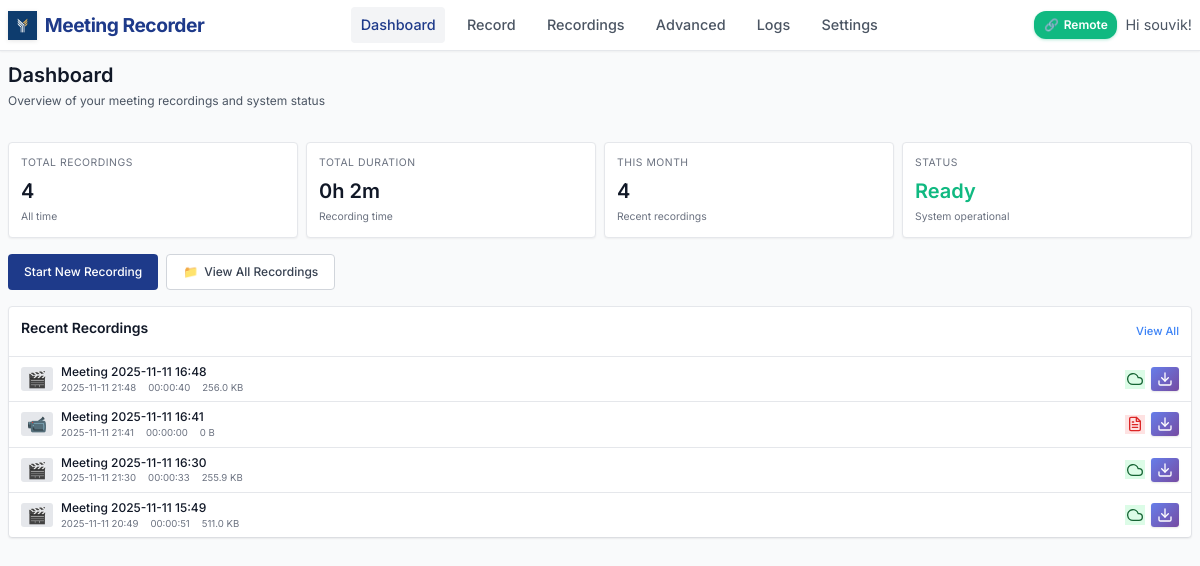
Page /dashboard (signed in) on the earlier database version.
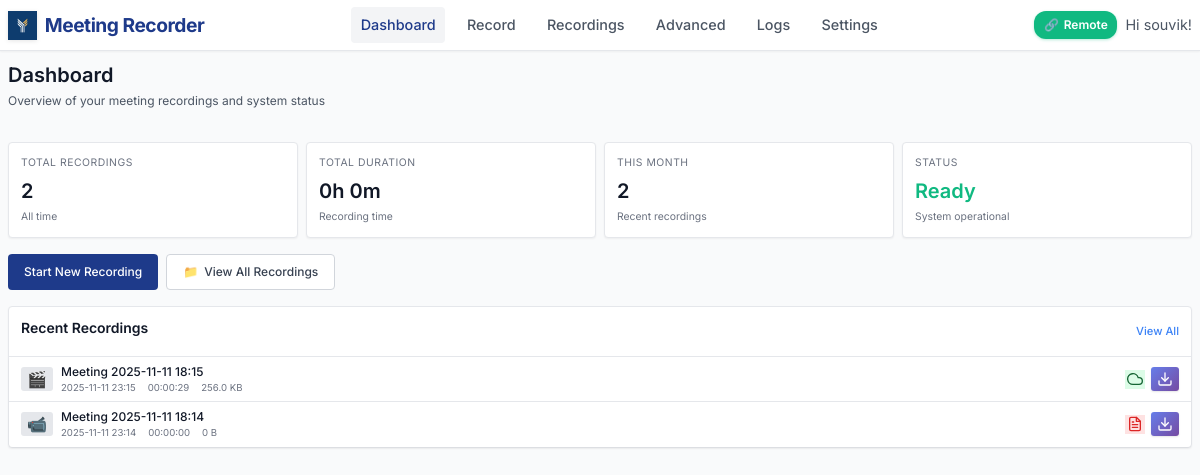
Same page on the later database version.
### models.py (models this page shows, shortened)
class Recording(db.Model):
    id = db.Column(db.Integer, primary_key=True)
    title = db.Column(db.String(200), nullable=False)
    filename = db.Column(db.String(255), nullable=False)
    file_path = db.Column(db.String(500), nullable=False)
    file_size = db.Column(db.BigInteger, default=0)  # in bytes
    duration = db.Column(db.Integer, default=0)  # in seconds
    created_at = db.Column(db.DateTime, default=datetime.utcnow)
    started_at = db.Column(db.DateTime)
    ended_at = db.Column(db.DateTime)
    monitor_name = db.Column(db.String(200))
    resolution = db.Column(db.String(50))  # e.g., "1920x1080"
    uploaded = db.Column(db.Boolean, default=False)
    upload_url = db.Column(db.String(500))  # Legacy field - kept for compatibility
    video_url = db.Column(db.String(500))
    transcript_url = db.Column(db.String(500))
    thumbnail_url = db.Column(db.String(500))
    upload_status = db.Column(db.String(50), default='pending')  # pending, uploading, completed, failed
    upload_metadata = db.Column(db.Text)  # JSON metadata from upload
    user_id = db.Column(db.Integer, db.ForeignKey('user.id'), nullable=False)
    status = db.Column(db.String(50), default='completed')  # recording, processing, completed, failed
    @property
    def duration_formatted(self):
        if not self.duration:
            return "00:00:00"
        hours = self.duration // 3600
        minutes = (self.duration % 3600) // 60
        seconds = self.duration % 60
        return f"{hours:02d}:{minutes:02d}:{seconds:02d}"
    @property
    def file_size_formatted(self):
        if not self.file_size:
            return "0 B"
        size = self.file_size  # Work with a copy to avoid modifying the actual value
        for unit in ['B', 'KB', 'MB', 'GB']:
            if size < 1024:
                return f"{size:.1f} {unit}"
            size /= 1024
        return f"{size:.1f} TB"
    @property
    def sync_status(self):
        if self.upload_status == 'completed' and self.uploaded:
            return "Synced"
        elif self.upload_status == 'uploading':
            return "Uploading"
        elif self.upload_status == 'failed':
            return "Upload Failed"
        elif self.status == "failed":
            return "Recording Failed"
        elif self.status == "processing":
            return "Processing"
        else:
            return "Local Only"
    @property
    def sync_status_class(self):
        status = self.sync_status
        if status == "Synced":
            return "status-synced"
        elif status == "Uploading":
            return "status-uploading"
        elif "Failed" in status:
            return "status-failed"
        elif status == "Processing":
            return "status-processing"
        else:
            return "status-local"
    @property
    def resolved_file_path(self):
        if not self.file_path:
            return None
        base_dir = get_base_dir()
        if os.path.isabs(self.file_path):
            filename = os.path.basename(self.file_path)
        else:
            filename = self.file_path
        resolved_path = base_dir / 'recordings' / filename
        return str(resolved_path)
    @property
    def transcript_path(self):
        base_dir = get_base_dir()
        recordings_dir = base_dir / 'recordings'
        safe_title = "".join(c for c in self.title if c.isalnum() or c in (' ', '-', '_')).rstrip()
        transcript_filename = f"{safe_title}_transcript.txt"
        transcript_path = recordings_dir / transcript_filename
        if transcript_path.exists():
            return str(transcript_path)
        resolved_path = self.resolved_file_path
        if resolved_path:
            old_transcript_path = Path(resolved_path).with_suffix('') / '_transcript.txt'
            if old_transcript_path.exists():
                return str(old_transcript_path)
        return str(transcript_path)
    @property
    def has_transcript(self):
        transcript_path = self.transcript_path
        return transcript_path and os.path.exists(transcript_path)

### app.py (the view)
@app.route('/dashboard')
@login_required
def dashboard():
    recent_recordings = Recording.query\
        .order_by(Recording.created_at.desc()).limit(6).all()
    total_recordings = Recording.query.count()
    total_duration = db.session.query(db.func.sum(Recording.duration)).scalar() or 0
    return render_template('dashboard.html',
                         recent_recordings=recent_recordings,
                         total_recordings=total_recordings,
                         total_duration=total_duration)

### app.py (called while the page is built)
@app.context_processor
def utility_processor():
    active_recording = None
    if current_user.is_authenticated:
        global recording_state
        if recording_state.get('active', False):
            recent_recording = Recording.query.filter_by(user_id=current_user.id).order_by(Recording.created_at.desc()).first()
            if recent_recording and recent_recording.status != 'completed':
                active_recording = recent_recording
    return dict(
        format_file_size=format_file_size,
        format_duration=format_duration,
        active_recording=active_recording,
        is_remote_recording_enabled=is_remote_recording_enabled
    )

@login_manager.user_loader
def load_user(user_id):
    return db.session.get(User, int(user_id))  # Fix SQLAlchemy deprecation

### models.py (called while the page is built)
def get_base_dir():
    if getattr(sys, 'frozen', False):
        return Path(sys.executable).parent
    else:
        return Path(__file__).parent.absolute()

### templates/dashboard.html (shortened to what the changed rows need)
{% extends "base.html" %}
{% block content %}
<div class="page-header">
    <h1 class="page-title" style="font-size: 1.25rem; margin-bottom: 0.25rem;">Dashboard</h1>
</div>
<div class="stats-grid">
    <div class="stat-card">
        <div class="stat-label">Total Recordings</div>
        <div class="stat-value">{{ total_recordings }}</div>
        <div class="stat-subtext">All time</div>
    </div>
    <div class="stat-card">
        <div class="stat-label">Total Duration</div>
        <div class="stat-value">{{ (total_duration // 3600) }}h {{ ((total_duration % 3600) // 60) }}m</div>
        <div class="stat-subtext">Recording time</div>
    </div>
    <div class="stat-card">
        <div class="stat-label">This Month</div>
        <div class="stat-value">{{ recent_recordings|length }}</div>
        <div class="stat-subtext">Recent recordings</div>
    </div>
</div>
<div class="recent-recordings">
    <div class="section-header">
        <h2 class="section-title">Recent Recordings</h2>
    </div>
    {% if recent_recordings %}
        <div class="recordings-list">
            {% for recording in recent_recordings %}
            <div class="list-item" onclick="playRecording('{{ recording.id }}', event)">
                <div class="list-thumbnail">
                    {% if recording.file_path %}
                        🎬
                    {% else %}
                        📹
                    {% endif %}
                </div>
                <div class="list-info">
                    <div class="list-title">{{ recording.title }}</div>
                    <div class="list-meta">
                        <span>{{ recording.created_at.strftime('%Y-%m-%d %H:%M') }}</span>
                        <span>{{ recording.duration_formatted }}</span>
                        <span>{{ recording.file_size_formatted }}</span>
                    </div>
                </div>
                <div class="list-actions">
                    <span class="status-icon {{ recording.sync_status_class }}" title="{{ recording.sync_status }}">
                    {% if recording.sync_status == 'Synced' %}
                        <svg width="16" height="16" viewBox="0 0 24 24" fill="none" stroke="currentColor" stroke-width="2" stroke-linecap="round" stroke-linejoin="round">
                            <path d="M18 10h-1.26A8 8 0 1 0 9 20h9a5 5 0 0 0 0-10z"/>
                        </svg>
                    {% elif recording.sync_status == 'Completed' %}
                        <svg width="16" height="16" viewBox="0 0 24 24" fill="none" stroke="currentColor" stroke-width="2" stroke-linecap="round" stroke-linejoin="round">
                            <polyline points="20,6 9,17 4,12"/>
                        </svg>
                    {% elif recording.sync_status == 'Processing' %}
                        <svg width="16" height="16" viewBox="0 0 24 24" fill="none" stroke="currentColor" stroke-width="2" stroke-linecap="round" stroke-linejoin="round" style="animation: spin 1s linear infinite;">
                            <path d="M21 12a9 9 0 11-6.219-8.56"/>
                        </svg>
                    {% elif recording.sync_status == 'Failed' %}
                        <svg width="16" height="16" viewBox="0 0 24 24" fill="none" stroke="currentColor" stroke-width="2" stroke-linecap="round" stroke-linejoin="round">
                            <circle cx="12" cy="12" r="10"/>
                            <line x1="15" y1="9" x2="9" y2="15"/>
                            <line x1="9" y1="9" x2="15" y2="15"/>
                        </svg>
                    {% endif %}
                    </span>
                    <a href="{{ url_for('download_recording', recording_id=recording.id) }}"
                       class="download-btn"
                       onclick="event.stopPropagation()"
                       title="Download recording">
                        <svg width="16" height="16" viewBox="0 0 24 24" fill="none" stroke="currentColor" stroke-width="2" stroke-linecap="round" stroke-linejoin="round">
                            <path d="M21 15v4a2 2 0 0 1-2 2H5a2 2 0 0 1-2-2v-4"/>
                            <polyline points="7,10 12,15 17,10"/>
                            <line x1="12" y1="15" x2="12" y2="3"/>
                        </svg>
                    </a>
                </div>
            </div>
            {% endfor %}
        </div>
    {% else %}
        <div class="empty-state">
            <div class="empty-icon">📹</div>
            <p>No recordings yet. Start your first meeting recording!</p>
        </div>
    {% endif %}
</div>
{% endblock %}

Differences in the rows shown:
removed Recording: title "Meeting 2025-11-11 16:48", created_at "2025-11-11 21:48", duration_formatted "00:00:40", file_size_formatted "256.0 KB", upload_status "completed" (drawn)
removed Recording: title "Meeting 2025-11-11 16:41", created_at "2025-11-11 21:41", duration_formatted "00:00:00", file_size_formatted "0 B", upload_status "pending" (drawn), status "failed" (drawn)
removed Recording: title "Meeting 2025-11-11 16:30", created_at "2025-11-11 21:30", duration_formatted "00:00:33", file_size_formatted "255.9 KB", upload_status "completed" (drawn)
removed Recording: title "Meeting 2025-11-11 15:49", created_at "2025-11-11 20:49", duration_formatted "00:00:51", file_size_formatted "511.0 KB", upload_status "completed" (drawn)
added Recording: title "Meeting 2025-11-11 18:15", created_at "2025-11-11 23:15", duration_formatted "00:00:29", file_size_formatted "256.0 KB", upload_status "completed" (drawn)
added Recording: title "Meeting 2025-11-11 18:14", created_at "2025-11-11 23:14", duration_formatted "00:00:00", file_size_formatted "0 B", upload_status "pending" (drawn), status "failed" (drawn)
Other differences:
{{ total_recordings }}: "4" → "2"
{{ ((total_duration % 3600) // 60) }}: "2" → "0"
{{ recent_recordings|length }}: "4" → "2"
